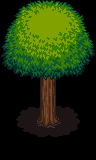

This is a level from a 2D game, rendered from its Tiled map with the project's own tilesets. A one-line summary and the complete map file follow:
An orthogonal 3x5 tile map with 32x32 px tiles, 2 tile layers (Capa de patrones 2, Capa de patrones 1).

<map version="1.4" tiledversion="1.4.2" orientation="orthogonal" renderorder="right-down" width="3" height="5" tilewidth="32" tileheight="32" infinite="0" nextlayerid="3" nextobjectid="1">
 <tileset firstgid="1" source="terrain_atlas.tsx" />
 <layer id="2" name="Capa de patrones 2" width="3" height="5">
  <data encoding="csv">
0,0,0,
0,0,0,
0,601,0,
0,0,0,
0,0,0
</data>
 </layer>
 <layer id="1" name="Capa de patrones 1" width="3" height="5">
  <data encoding="csv">
409,410,411,
441,442,443,
473,474,475,
634,635,636,
666,667,668
</data>
 </layer>
</map>
